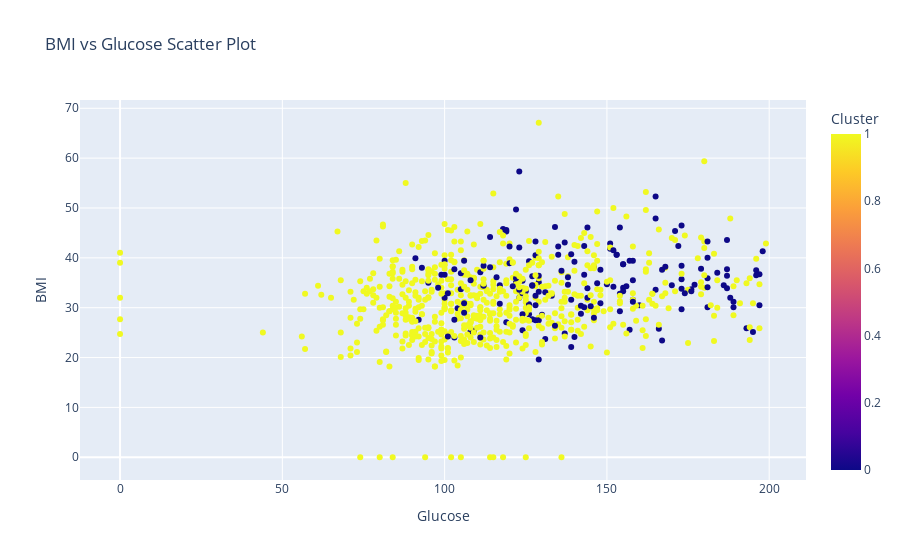

Notebook source saved alongside this figure:
### Code cell
import plotly.express as px

df = pd.DataFrame({
    'Glucose': X['Glucose'],
    'BMI': X['BMI'],
    'Cluster': y_pred
})

fig = px.scatter(df, x='Glucose', y='BMI', color='Cluster',
                 color_discrete_sequence=['gold', 'skyblue'], 
                 labels={'Glucose':'Glucose', 'BMI':'BMI', 'Cluster':'Cluster'},
                 title='BMI vs Glucose Scatter Plot')

fig.show()

### Figure 1 — Plotly figure (JSON) as saved in the notebook; plotly's stock layout.template omitted (floating-point values rounded to 4 significant figures; data arrays with more than 128 entries replaced by an {"elided": "..."} marker saying what was removed)
{"data": [{"hovertemplate": "Glucose=%{x}<br>BMI=%{y}<br>Cluster=%{marker.color}<extra></extra>", "legendgroup": "", "marker": {"color": {"elided": "768 int values"}, "coloraxis": "coloraxis", "symbol": "circle"}, "mode": "markers", "name": "", "orientation": "v", "showlegend": false, "type": "scatter", "x": {"elided": "768 int values"}, "xaxis": "x", "y": {"elided": "768 float values"}, "yaxis": "y"}], "layout": {"coloraxis": {"colorbar": {"title": {"text": "Cluster"}}, "colorscale": [[0, "#0d0887"], [0.1111, "#46039f"], [0.2222, "#7201a8"], [0.3333, "#9c179e"], [0.4444, "#bd3786"], [0.5556, "#d8576b"], [0.6667, "#ed7953"], [0.7778, "#fb9f3a"], [0.8889, "#fdca26"], [1, "#f0f921"]]}, "legend": {"tracegroupgap": 0}, "title": {"text": "BMI vs Glucose Scatter Plot"}, "xaxis": {"anchor": "y", "domain": [0, 1], "title": {"text": "Glucose"}}, "yaxis": {"anchor": "x", "domain": [0, 1], "title": {"text": "BMI"}}}}
